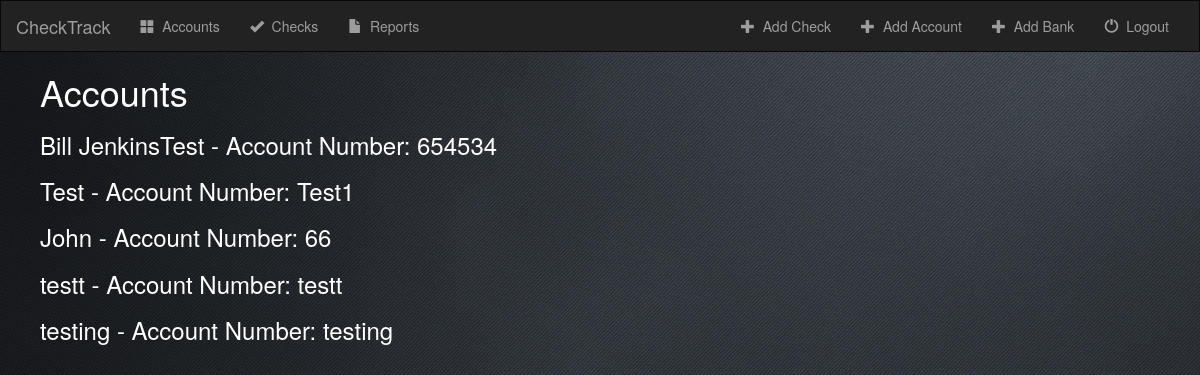
The app's page /check/accounts/, older data.
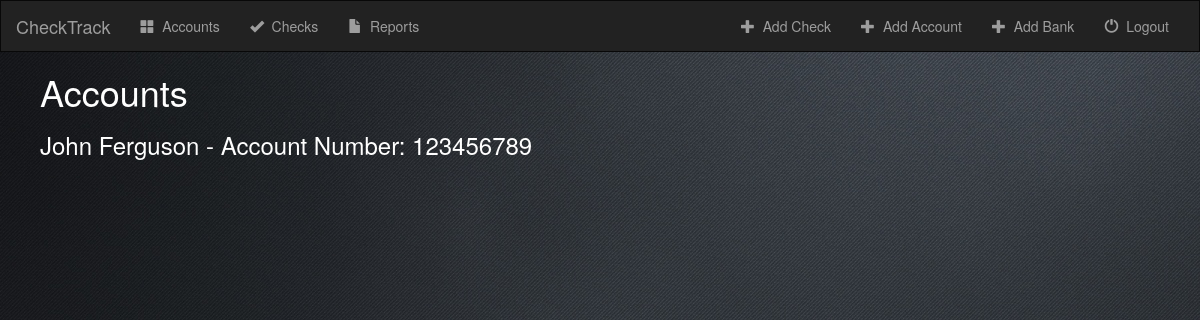
The same page, newer data.
### check/models.py (models this page shows, shortened)
class Account(models.Model):
    acount_store = models.ForeignKey('Store', on_delete=models.CASCADE)
    bank = models.ForeignKey('Bank', on_delete=models.CASCADE)
    account_number = models.IntegerField(max_length=10)
    routing_number = models.IntegerField(max_length=10)
    account_name = models.CharField(max_length=20)
    account_street = models.CharField(max_length=50)
    account_state = models.CharField(max_length=20)
    account_city = models.CharField(max_length=20)
    account_zip = models.CharField(max_length=10)
    checks_bounced = models.IntegerField(max_length=1)

### check/views.py (the view)
# urls.py: url(r'accounts/$', views.AccountIndexView.as_view(), name='accountindex'),
class AccountIndexView(generic.ListView):
    template_name = 'check/accounts.html'
    context_object_name = 'all_accounts'
    def get_queryset(self):
        return Account.objects.all()

### check/templates/check/accounts.html
{% extends 'check/base.html' %}
{% block body %}
<font color="#ffffff">
        <ul>
                <h1>Accounts</h1>
            {% for account in all_accounts %}
                <h3>
                <a href="{% url 'check:detail' account.id %}"><font color="#ffffff">{{ account.account_name }} - Account Number: {{ account.account_number }}</font></a>
                </h3>
            {% endfor %}
        </ul>
    </font>
{% endblock %}

### check/templates/check/base.html (shortened to what this page needs)
<!DOCTYPE html>
<html lang="en">
    <head>
        {% load staticfiles %}
        <link rel="stylesheet" href="https://maxcdn.bootstrapcdn.com/bootstrap/3.3.6/css/bootstrap.min.css">
        <link rel="stylesheet" type="text/css" href="{% static 'check/style.css' %}" />
    </head>
    <body>
        <nav class="navbar navbar-inverse">
                <div class="container-fluid">
                    <div class="navbar-header">
                        <a class="navbar-brand" href="{% url 'check:index' %}">CheckTrack</a>
                    </div>
                    <div class="collapse navbar-collapse" id="topNavBar">
                        <ul class="nav navbar-nav">
                            <li class="">
                                <a href="{% url 'check:accountindex' %}">
                                    <span class="glyphicon glyphicon-th-large" aria-hidden="true"></span>&nbsp; Accounts
                                </a>
                            </li>
                            <li class="">
                                    <a href="{% url 'check:checkindex' %}">
                                        <span class="glyphicon glyphicon-ok" aria-hidden="true"></span>&nbsp; Checks
                                    </a>
                            </li>
                            <li class="">
                                    <a href="{% url 'check:reportindex' %}">
                                        <span class="glyphicon glyphicon-file" aria-hidden="true"></span>&nbsp; Reports
                                    </a>
                            </li>
                        </ul>
                        <ul class="nav navbar-nav navbar-right">
                                <li class="">
                                        <a href="{% url 'check:check-add' %}">
                                            <span class="glyphicon glyphicon-plus" aria-hidden="true"></span>&nbsp; Add Check
                                        </a>
                                </li>
                                <li class="">
                                        <a href="{% url 'check:account-add' %}">
                                            <span class="glyphicon glyphicon-plus" aria-hidden="true"></span>&nbsp; Add Account
                                        </a>
                                </li>
                                <li class="">
                                        <a href="{% url 'check:bank-add' %}">
                                            <span class="glyphicon glyphicon-plus" aria-hidden="true"></span>&nbsp; Add Bank
                                        </a>
                                </li>
                                <li class="">
                                    <a href="/logout">
                                        <span class="glyphicon glyphicon-off" aria-hidden="true"></span>&nbsp; Logout
                                    </a>
                                </li>
                        </ul>
                    </div>
                </div>
            </nav>
    {% block body %}
    {% endblock %}
    </body>
</html>

### check/static/check/style.css (style rules this page uses)
body { background: url("images/black-background.png"); color: white; }
.navbar { border-radius: 0; }

Row changes from the older to the newer data that the page shows:
removed Account: account_name "Bill JenkinsTest", account_number "654534"
removed Account: account_name "Test", account_number "Test1"
removed Account: account_name "John", account_number "66"
removed Account: account_name "testt", account_number "testt"
removed Account: account_name "testing", account_number "testing"
added Account: account_name "John Ferguson", account_number "123456789"
